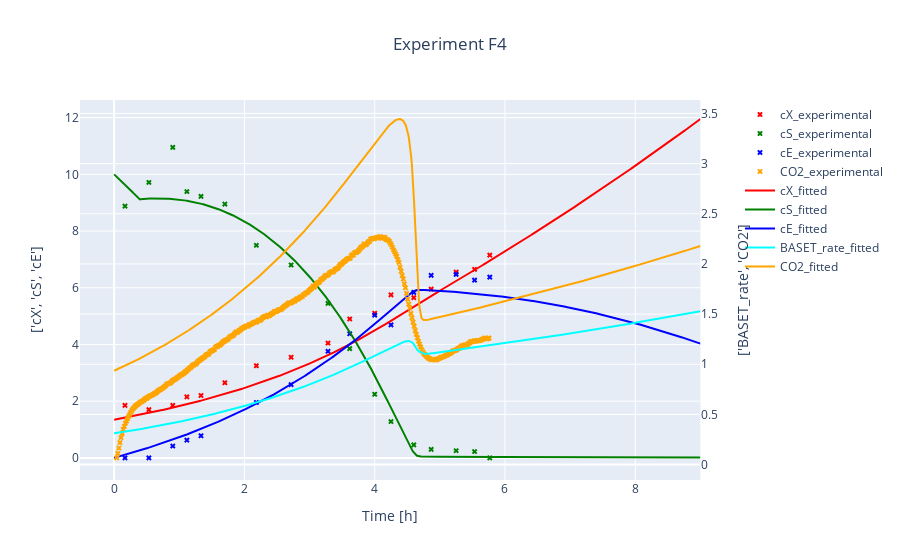
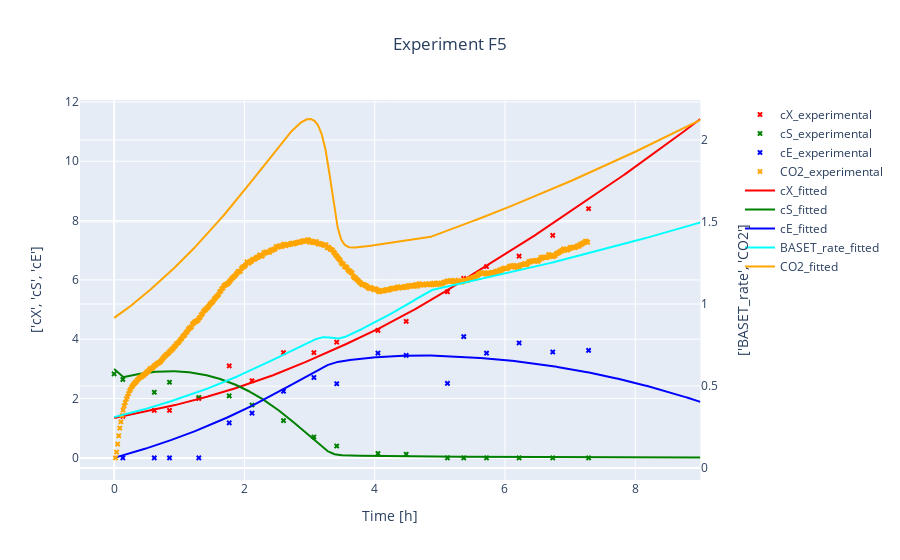
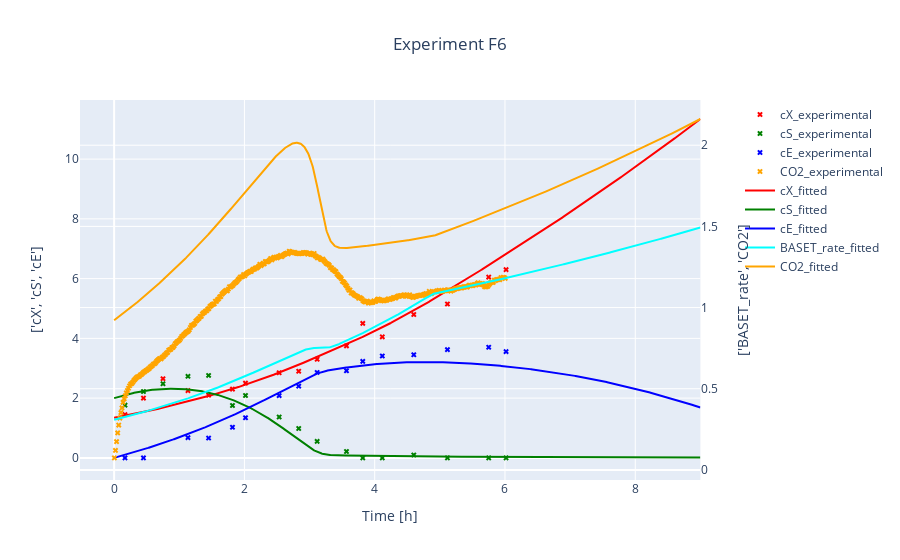
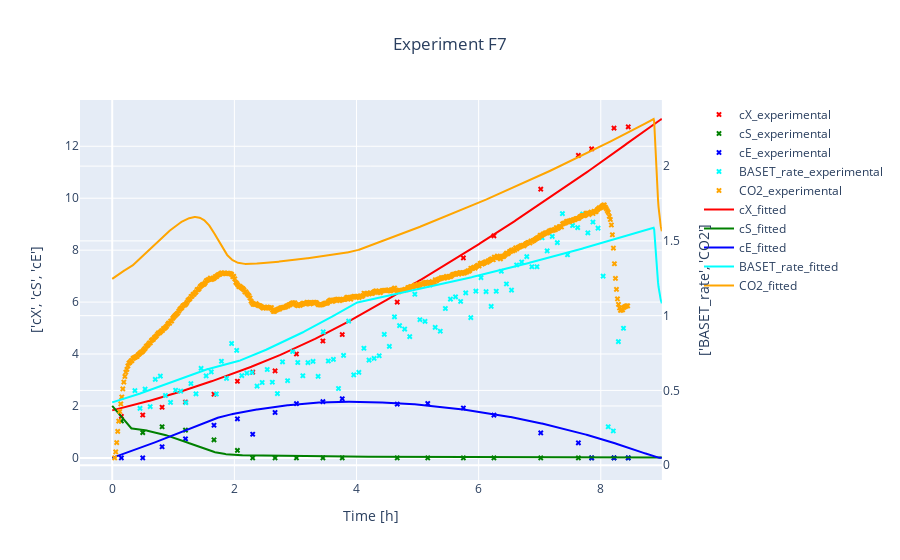

Notebook code cell kept with these figures, in order:
### Code cell
#Get datasets of experiments and simulate for each expriment, save both in seperate dictionaries
#it is necessary to estimate beforehand (yeast.estimate) for good simulation results, because yeast.p takes on the estimated params after estimation
t_grid = np.linspace(0,9,1001)      #artificial t_grid

sim_dict_all = {experiment.exp_id: yeast.simulate(experiment = experiment, t_grid = t_grid) for experiment in experiment_dict.values()}
#experiment_dataset_dict_all = {experiment.exp_id: experiment.dataset for experiment in experiment_dict.values()} # also possible to give

#visualize experiments and simulated data simultaneously
for exp_id  in experiment_dict.keys():
    title = "Experiment {0}".format(exp_id) 
    visualize(experiment_dict[exp_id] , sim_dict_all[exp_id], title = title, suffix_1= "_experimental", suffix_2 = "_fitted")

### Figure 1 — Plotly figure (JSON) as saved in the notebook; plotly's stock layout.template omitted (floating-point values rounded to 4 significant figures; data arrays with more than 128 entries replaced by an {"elided": "..."} marker saying what was removed)
{"data": [{"marker": {"color": "red", "size": 5, "symbol": "x"}, "mode": "markers", "name": "cX_experimental", "type": "scatter", "x": [0, 0.1667, 0.5333, 0.9, 1.117, 1.333, 1.7, 2.183, 2.717, 3.283, 3.617, 4, 4.25, 4.6, 4.867, 5.25, 5.533, 5.767], "xaxis": "x", "y": [null, 1.85, 1.7, 1.85, 2.15, 2.2, 2.65, 3.25, 3.55, 4.05, 4.9, 5.1, 5.75, 5.65, 5.95, 6.55, 6.65, 7.15], "yaxis": "y"}, {"marker": {"color": "green", "size": 5, "symbol": "x"}, "mode": "markers", "name": "cS_experimental", "type": "scatter", "x": [0, 0.1667, 0.5333, 0.9, 1.117, 1.333, 1.7, 2.183, 2.717, 3.283, 3.617, 4, 4.25, 4.6, 4.867, 5.25, 5.533, 5.767], "xaxis": "x", "y": [null, 8.879, 9.714, 10.95, 9.394, 9.222, 8.95, 7.498, 6.802, 5.449, 3.853, 2.245, 1.281, 0.4575, 0.2988, 0.2528, 0.223, 0], "yaxis": "y"}, {"marker": {"color": "blue", "size": 5, "symbol": "x"}, "mode": "markers", "name": "cE_experimental", "type": "scatter", "x": [0, 0.1667, 0.5333, 0.9, 1.117, 1.333, 1.7, 2.183, 2.717, 3.283, 3.617, 4, 4.25, 4.6, 4.867, 5.25, 5.533, 5.767], "xaxis": "x", "y": [null, 0, 0, 0.4172, 0.6247, 0.7807, null, 1.953, 2.585, 3.759, 4.379, 5.034, 4.689, 5.837, 6.437, 6.472, 6.267, 6.374], "yaxis": "y"}, {"marker": {"color": "orange", "size": 5, "symbol": "x"}, "mode": "markers", "name": "CO2_experimental", "type": "scatter", "x": {"elided": "344 float values"}, "xaxis": "x", "y": {"elided": "344 float values"}, "yaxis": "y2"}, {"marker": {"color": "red", "size": 5, "symbol": "x"}, "mode": "lines", "name": "cX_fitted", "type": "scatter", "x": {"elided": "1001 float values"}, "xaxis": "x", "y": {"elided": "1001 float values"}, "yaxis": "y"}, {"marker": {"color": "green", "size": 5, "symbol": "x"}, "mode": "lines", "name": "cS_fitted", "type": "scatter", "x": {"elided": "1001 float values"}, "xaxis": "x", "y": {"elided": "1001 float values"}, "yaxis": "y"}, {"marker": {"color": "blue", "size": 5, "symbol": "x"}, "mode": "lines", "name": "cE_fitted", "type": "scatter", "x": {"elided": "1001 float values"}, "xaxis": "x", "y": {"elided": "1001 float values"}, "yaxis": "y"}, {"marker": {"color": "cyan", "size": 5, "symbol": "x"}, "mode": "lines", "name": "BASET_rate_fitted", "type": "scatter", "x": {"elided": "1001 float values"}, "xaxis": "x", "y": {"elided": "1001 float values"}, "yaxis": "y2"}, {"marker": {"color": "orange", "size": 5, "symbol": "x"}, "mode": "lines", "name": "CO2_fitted", "type": "scatter", "x": {"elided": "1001 float values"}, "xaxis": "x", "y": {"elided": "1001 float values"}, "yaxis": "y2"}], "layout": {"legend": {"x": 1}, "title": {"text": "Experiment F4", "x": 0.5}, "xaxis": {"anchor": "y", "domain": [0, 0.94], "title": {"text": "Time [h]"}}, "yaxis": {"anchor": "x", "domain": [0, 1], "title": {"standoff": 20, "text": "['cX', 'cS', 'cE']"}}, "yaxis2": {"anchor": "x", "overlaying": "y", "side": "right", "title": {"standoff": 20, "text": "['BASET_rate', 'CO2']"}}}}

### Figure 2 — Plotly figure (JSON) as saved in the notebook; plotly's stock layout.template omitted (floating-point values rounded to 4 significant figures; data arrays with more than 128 entries replaced by an {"elided": "..."} marker saying what was removed)
{"data": [{"marker": {"color": "red", "size": 5, "symbol": "x"}, "mode": "markers", "name": "cX_experimental", "type": "scatter", "x": [0, 0.1333, 0.6167, 0.85, 1.3, 1.767, 2.117, 2.6, 3.067, 3.417, 4.05, 4.483, 5.117, 5.367, 5.717, 6.217, 6.733, 7.283], "xaxis": "x", "y": [null, 1.4, 1.6, 1.6, 2, 3.1, 2.6, 3.55, 3.55, 3.9, 4.3, 4.6, 5.6, 6.05, 6.45, 6.8, 7.5, 8.4], "yaxis": "y"}, {"marker": {"color": "green", "size": 5, "symbol": "x"}, "mode": "markers", "name": "cS_experimental", "type": "scatter", "x": [0, 0.1333, 0.6167, 0.85, 1.3, 1.767, 2.117, 2.6, 3.067, 3.417, 4.05, 4.483, 5.117, 5.367, 5.717, 6.217, 6.733, 7.283], "xaxis": "x", "y": [2.832, 2.643, 2.213, 2.55, 2.034, 2.091, 1.781, 1.256, 0.7038, 0.3995, 0.1465, 0.1218, 0, 0, 0, 0, 0, 0], "yaxis": "y"}, {"marker": {"color": "blue", "size": 5, "symbol": "x"}, "mode": "markers", "name": "cE_experimental", "type": "scatter", "x": [0, 0.1333, 0.6167, 0.85, 1.3, 1.767, 2.117, 2.6, 3.067, 3.417, 4.05, 4.483, 5.117, 5.367, 5.717, 6.217, 6.733, 7.283], "xaxis": "x", "y": [null, 0, 0, 0, 0, 1.182, 1.506, 2.246, 2.71, 2.498, 3.533, 3.457, 2.51, 4.089, 3.531, 3.874, 3.568, 3.623], "yaxis": "y"}, {"marker": {"color": "orange", "size": 5, "symbol": "x"}, "mode": "markers", "name": "CO2_experimental", "type": "scatter", "x": {"elided": "436 float values"}, "xaxis": "x", "y": {"elided": "436 float values"}, "yaxis": "y2"}, {"marker": {"color": "red", "size": 5, "symbol": "x"}, "mode": "lines", "name": "cX_fitted", "type": "scatter", "x": {"elided": "1001 float values"}, "xaxis": "x", "y": {"elided": "1001 float values"}, "yaxis": "y"}, {"marker": {"color": "green", "size": 5, "symbol": "x"}, "mode": "lines", "name": "cS_fitted", "type": "scatter", "x": {"elided": "1001 float values"}, "xaxis": "x", "y": {"elided": "1001 float values"}, "yaxis": "y"}, {"marker": {"color": "blue", "size": 5, "symbol": "x"}, "mode": "lines", "name": "cE_fitted", "type": "scatter", "x": {"elided": "1001 float values"}, "xaxis": "x", "y": {"elided": "1001 float values"}, "yaxis": "y"}, {"marker": {"color": "cyan", "size": 5, "symbol": "x"}, "mode": "lines", "name": "BASET_rate_fitted", "type": "scatter", "x": {"elided": "1001 float values"}, "xaxis": "x", "y": {"elided": "1001 float values"}, "yaxis": "y2"}, {"marker": {"color": "orange", "size": 5, "symbol": "x"}, "mode": "lines", "name": "CO2_fitted", "type": "scatter", "x": {"elided": "1001 float values"}, "xaxis": "x", "y": {"elided": "1001 float values"}, "yaxis": "y2"}], "layout": {"legend": {"x": 1}, "title": {"text": "Experiment F5", "x": 0.5}, "xaxis": {"anchor": "y", "domain": [0, 0.94], "title": {"text": "Time [h]"}}, "yaxis": {"anchor": "x", "domain": [0, 1], "title": {"standoff": 20, "text": "['cX', 'cS', 'cE']"}}, "yaxis2": {"anchor": "x", "overlaying": "y", "side": "right", "title": {"standoff": 20, "text": "['BASET_rate', 'CO2']"}}}}

### Figure 3 — Plotly figure (JSON) as saved in the notebook; plotly's stock layout.template omitted (floating-point values rounded to 4 significant figures; data arrays with more than 128 entries replaced by an {"elided": "..."} marker saying what was removed)
{"data": [{"marker": {"color": "red", "size": 5, "symbol": "x"}, "mode": "markers", "name": "cX_experimental", "type": "scatter", "x": [0, 0.1667, 0.45, 0.75, 1.133, 1.45, 1.817, 2.017, 2.533, 2.833, 3.117, 3.567, 3.817, 4.117, 4.6, 5.117, 5.75, 6.017], "xaxis": "x", "y": [null, 1.45, 2, 2.65, 2.25, 2.1, 2.3, 2.5, 2.85, 2.9, 3.3, 3.75, 4.5, 4.05, 4.8, 5.15, 6.05, 6.3], "yaxis": "y"}, {"marker": {"color": "green", "size": 5, "symbol": "x"}, "mode": "markers", "name": "cS_experimental", "type": "scatter", "x": [0, 0.1667, 0.45, 0.75, 1.133, 1.45, 1.817, 2.017, 2.533, 2.833, 3.117, 3.567, 3.817, 4.117, 4.6, 5.117, 5.75, 6.017], "xaxis": "x", "y": [null, 1.765, 2.223, 2.481, 2.73, 2.759, 1.754, 2.087, 1.369, 0.9841, 0.5504, 0.2129, 0, 0, 0.09543, 0, 0, 0], "yaxis": "y"}, {"marker": {"color": "blue", "size": 5, "symbol": "x"}, "mode": "markers", "name": "cE_experimental", "type": "scatter", "x": [0, 0.1667, 0.45, 0.75, 1.133, 1.45, 1.817, 2.017, 2.533, 2.833, 3.117, 3.567, 3.817, 4.117, 4.6, 5.117, 5.75, 6.017], "xaxis": "x", "y": [null, 0, 0, null, 0.6755, 0.6635, 1.026, 1.343, 2.084, 2.4, 2.859, 2.916, 3.229, 3.411, 3.452, 3.623, 3.703, 3.557], "yaxis": "y"}, {"marker": {"color": "orange", "size": 5, "symbol": "x"}, "mode": "markers", "name": "CO2_experimental", "type": "scatter", "x": {"elided": "361 float values"}, "xaxis": "x", "y": {"elided": "361 float values"}, "yaxis": "y2"}, {"marker": {"color": "red", "size": 5, "symbol": "x"}, "mode": "lines", "name": "cX_fitted", "type": "scatter", "x": {"elided": "1001 float values"}, "xaxis": "x", "y": {"elided": "1001 float values"}, "yaxis": "y"}, {"marker": {"color": "green", "size": 5, "symbol": "x"}, "mode": "lines", "name": "cS_fitted", "type": "scatter", "x": {"elided": "1001 float values"}, "xaxis": "x", "y": {"elided": "1001 float values"}, "yaxis": "y"}, {"marker": {"color": "blue", "size": 5, "symbol": "x"}, "mode": "lines", "name": "cE_fitted", "type": "scatter", "x": {"elided": "1001 float values"}, "xaxis": "x", "y": {"elided": "1001 float values"}, "yaxis": "y"}, {"marker": {"color": "cyan", "size": 5, "symbol": "x"}, "mode": "lines", "name": "BASET_rate_fitted", "type": "scatter", "x": {"elided": "1001 float values"}, "xaxis": "x", "y": {"elided": "1001 float values"}, "yaxis": "y2"}, {"marker": {"color": "orange", "size": 5, "symbol": "x"}, "mode": "lines", "name": "CO2_fitted", "type": "scatter", "x": {"elided": "1001 float values"}, "xaxis": "x", "y": {"elided": "1001 float values"}, "yaxis": "y2"}], "layout": {"legend": {"x": 1}, "title": {"text": "Experiment F6", "x": 0.5}, "xaxis": {"anchor": "y", "domain": [0, 0.94], "title": {"text": "Time [h]"}}, "yaxis": {"anchor": "x", "domain": [0, 1], "title": {"standoff": 20, "text": "['cX', 'cS', 'cE']"}}, "yaxis2": {"anchor": "x", "overlaying": "y", "side": "right", "title": {"standoff": 20, "text": "['BASET_rate', 'CO2']"}}}}

### Figure 4 — Plotly figure (JSON) as saved in the notebook; plotly's stock layout.template omitted (floating-point values rounded to 4 significant figures; data arrays with more than 128 entries replaced by an {"elided": "..."} marker saying what was removed)
{"data": [{"marker": {"color": "red", "size": 5, "symbol": "x"}, "mode": "markers", "name": "cX_experimental", "type": "scatter", "x": [0, 0.15, 0.5, 0.8167, 1.2, 1.667, 2.05, 2.3, 2.667, 3.017, 3.45, 3.767, 4.667, 5.167, 5.75, 6.25, 7.017, 7.633, 7.85, 8.217, 8.45], "xaxis": "x", "y": [null, 1.6, 1.65, 1.95, 2.15, 2.45, 2.95, 3.3, 3.35, 4, 4.5, 4.75, 6, 6.75, 7.7, 8.55, 10.35, 11.65, 11.9, 12.7, 12.75], "yaxis": "y"}, {"marker": {"color": "green", "size": 5, "symbol": "x"}, "mode": "markers", "name": "cS_experimental", "type": "scatter", "x": [0, 0.15, 0.5, 0.8167, 1.2, 1.667, 2.05, 2.3, 2.667, 3.017, 3.45, 3.767, 4.667, 5.167, 5.75, 6.25, 7.017, 7.633, 7.85, 8.217, 8.45], "xaxis": "x", "y": [null, 1.419, 0.9746, 1.198, 1.068, 0.6934, 0.2877, 0, 0, 0, 0, 0, 0, 0, 0, 0, 0, 0, 0, 0, 0], "yaxis": "y"}, {"marker": {"color": "blue", "size": 5, "symbol": "x"}, "mode": "markers", "name": "cE_experimental", "type": "scatter", "x": [0, 0.15, 0.5, 0.8167, 1.2, 1.667, 2.05, 2.3, 2.667, 3.017, 3.45, 3.767, 4.667, 5.167, 5.75, 6.25, 7.017, 7.633, 7.85, 8.217, 8.45], "xaxis": "x", "y": [null, 0, 0, 0.428, 0.7334, 1.257, 1.504, 0.9111, 1.747, 2.091, 2.164, 2.277, 2.069, 2.095, 1.923, 1.645, 0.9623, 0.5794, 0, 0, 0], "yaxis": "y"}, {"marker": {"color": "cyan", "size": 5, "symbol": "x"}, "mode": "markers", "name": "BASET_rate_experimental", "type": "scatter", "x": [0.03833, 0.1217, 0.205, 0.2883, 0.3717, 0.455, 0.5383, 0.6217, 0.705, 0.7883, 0.8717, 0.955, 1.038, 1.122, 1.205, 1.288, 1.372, 1.455, 1.538, 1.622, 1.705, 1.788, 1.872, 1.955, 2.038, 2.122, 2.205, 2.288, 2.372, 2.455, 2.538, 2.622, 2.705, 2.788, 2.872, 2.955, 3.038, 3.122, 3.205, 3.288, 3.372, 3.455, 3.538, 3.622, 3.705, 3.788, 3.872, 3.955, 4.038, 4.122, 4.205, 4.288, 4.372, 4.455, 4.538, 4.622, 4.705, 4.788, 4.872, 4.955, 5.038, 5.122, 5.205, 5.288, 5.372, 5.455, 5.538, 5.622, 5.705, 5.788, 5.872, 5.955, 6.038, 6.122, 6.205, 6.288, 6.372, 6.455, 6.538, 6.622, 6.705, 6.788, 6.872, 6.955, 7.038, 7.122, 7.205, 7.288, 7.372, 7.455, 7.538, 7.622, 7.705, 7.788, 7.872, 7.955, 8.038, 8.122, 8.205, 8.288, 8.372], "xaxis": "x", "y": [null, null, null, null, 0.499, 0.38, 0.509, 0.392, 0.574, 0.596, 0.466, 0.42, 0.501, 0.495, 0.418, 0.546, 0.477, 0.648, 0.597, 0.624, 0.476, 0.695, 0.581, 0.814, 0.768, 0.599, 0.616, 0.62, 0.529, 0.553, 0.64, 0.555, 0.479, 0.691, 0.565, 0.76, 0.687, 0.598, 0.686, 0.694, 0.594, 0.892, 0.697, 0.708, 0.513, 0.734, 0.963, 0.604, 0.621, 0.782, 0.703, 0.714, 0.732, 0.875, 0.795, 0.992, 0.933, 0.91, 0.86, 1.143, 0.973, 0.962, 1.205, 0.922, 0.896, 1.048, 1.111, 1.126, 1.095, 1.152, 0.987, 1.164, 1.254, 1.161, 1.062, 1.163, 1.297, 1.212, 1.171, 1.339, 1.359, 1.395, 1.327, 1.327, 1.521, 1.433, 1.53, 1.488, 1.682, 1.407, 1.603, 1.589, 1.68, 1.554, 1.626, 1.585, 1.264, 0.257, 0.229, 0.826, 0.916], "yaxis": "y2"}, {"marker": {"color": "orange", "size": 5, "symbol": "x"}, "mode": "markers", "name": "CO2_experimental", "type": "scatter", "x": {"elided": "505 float values"}, "xaxis": "x", "y": {"elided": "505 float values"}, "yaxis": "y2"}, {"marker": {"color": "red", "size": 5, "symbol": "x"}, "mode": "lines", "name": "cX_fitted", "type": "scatter", "x": {"elided": "1001 float values"}, "xaxis": "x", "y": {"elided": "1001 float values"}, "yaxis": "y"}, {"marker": {"color": "green", "size": 5, "symbol": "x"}, "mode": "lines", "name": "cS_fitted", "type": "scatter", "x": {"elided": "1001 float values"}, "xaxis": "x", "y": {"elided": "1001 float values"}, "yaxis": "y"}, {"marker": {"color": "blue", "size": 5, "symbol": "x"}, "mode": "lines", "name": "cE_fitted", "type": "scatter", "x": {"elided": "1001 float values"}, "xaxis": "x", "y": {"elided": "1001 float values"}, "yaxis": "y"}, {"marker": {"color": "cyan", "size": 5, "symbol": "x"}, "mode": "lines", "name": "BASET_rate_fitted", "type": "scatter", "x": {"elided": "1001 float values"}, "xaxis": "x", "y": {"elided": "1001 float values"}, "yaxis": "y2"}, {"marker": {"color": "orange", "size": 5, "symbol": "x"}, "mode": "lines", "name": "CO2_fitted", "type": "scatter", "x": {"elided": "1001 float values"}, "xaxis": "x", "y": {"elided": "1001 float values"}, "yaxis": "y2"}], "layout": {"legend": {"x": 1}, "title": {"text": "Experiment F7", "x": 0.5}, "xaxis": {"anchor": "y", "domain": [0, 0.94], "title": {"text": "Time [h]"}}, "yaxis": {"anchor": "x", "domain": [0, 1], "title": {"standoff": 20, "text": "['cX', 'cS', 'cE']"}}, "yaxis2": {"anchor": "x", "overlaying": "y", "side": "right", "title": {"standoff": 20, "text": "['BASET_rate', 'CO2']"}}}}
